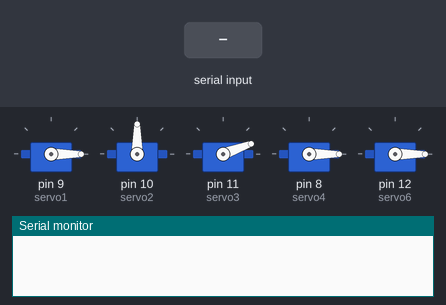
Simulated run of this sketch. Board: Arduino Uno, built with avr-gcc and run on an emulated ATmega328P. Shown: 5 × servo, the last lines printed to the serial monitor. Inputs (shaded band) come from the test bench.

Above: at 1.2 s.
1.3 s: "90,45\n" received over Serial
At 2.09 s:
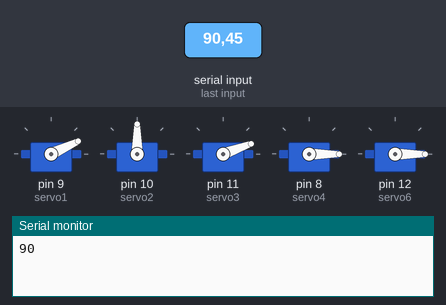
4.3 s: "200\n" received over Serial
At 5.5 s:
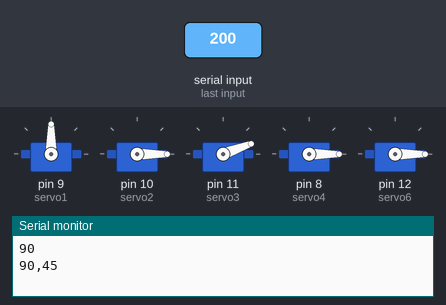
5.8 s: "30,150\n" received over Serial
At 8.5 s:
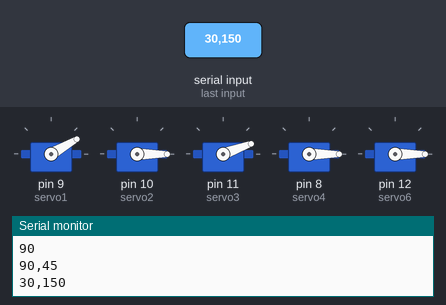
8.8 s: "5\n" received over Serial
At 10.4 s:
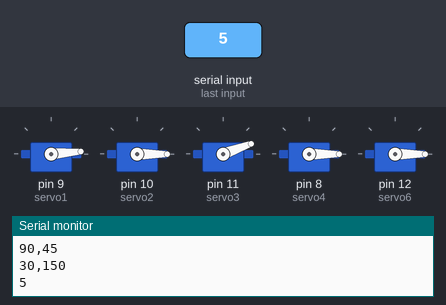
Timing chart, 0 to 11.9 s (numbered marks = the images above; inputs shaded):
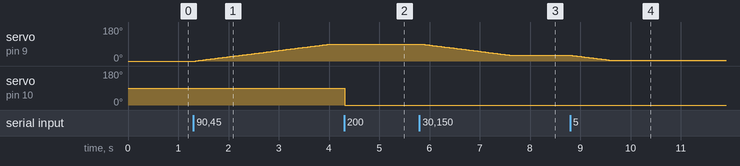

Measured:
- after the input at 1.3 s, servo on pin 9 (servo1): moves from 0° to 90° over 2.7 s, starting after 0.05 s
- after the input at 4.3 s, servo on pin 10 (servo2): 90° → 0° at once
- after the input at 5.8 s, servo on pin 9 (servo1): moves from 90° to 30° over 1.8 s, starting after 0.05 s
- after the input at 8.8 s, servo on pin 9 (servo1): moves from 30° to 5° over 0.72 s, starting at once

The sketch:

finalcodearduino.ino
```cpp
#include<Servo.h>
Servo servo1;
Servo servo2;
Servo servo3;
Servo servo4;
Servo servo6;
int d1=0;
int d2=0;
int d3=0;
int d4=0;
int d6=0;

void setup() {
  // put your setup code here, to run once:
servo1.attach(9);
servo2.attach(10);
servo3.attach(11);
servo4.attach(8);
servo6.attach(12);
Serial.begin(9600);
Serial.setTimeout(10);
servo1.write(0);
servo2.write(90);
servo3.write(20);
servo4.write(0);
servo6.write(0);
}

void loop() {
  // put your main code here, to run repeatedly:

while(Serial.available()!=0){
String data=Serial.readString();
int a=data.toInt();
int b;
if(a>=0&&a<200)
{
  if(d1<a)
   { Serial.println(a);
    for (int i=d1; i<= a; i+= 1)
     {
       servo1.write(i);
       delay(30);
     }
   }
  else
  {
    for (int i=d1; i>= a; i=i-1)
     {
       servo1.write(i);
       delay(30);
     }
  }
d1=a;
Serial.println(data);
}
if(a>=200&&a<400)
{
 b=a-200;
  if(d2<b)
   { Serial.println(b);

      for (int i=d2; i<= b; i+= 1)
        {

           servo2.write(i);
           delay(30);

        }
    }
  else
   {
    for (int i=d2; i>= b; i=i-1)
     {
      servo2.write(i);
      delay(30);
     }
   }
  d2=b;
}
if(a>=400&&a<600)
{
 b=a-400;
  if(d3<b)
   { Serial.println(b);

      for (int i=d3; i<= b; i+= 1)
        {

           servo3.write(i);
           delay(30);

        }
    }
  else
   {
    for (int i=d3; i>= b; i=i-1)
     {
      servo3.write(i);
      delay(30);
     }
   }
  d3=b;
}
if(a>=600&&a<800)
{
 b=a-600;
  if(d4<b)
   { Serial.println(b);

      for (int i=d4; i<= b; i+= 1)
        {

           servo4.write(i);
           delay(30);

        }
    }
  else
   {
    for (int i=d4; i>= b; i=i-1)
     {
      servo4.write(i);
      delay(30);
     }
   }
  d4=b;
}
if(a>=1000&&a<1200)
{
 b=a-1000;
 b=b%40;
  if(d6<b)
   { Serial.println(b);

      for (int i=d6; i<= b; i+= 1)
        {

           servo6.write(i);
           delay(30);

        }
    }
  else
   {
    for (int i=d6; i>= b; i=i-1)
     {
      servo6.write(i);
      delay(30);
     }
   }
  d6=b;
}

}
}
```
